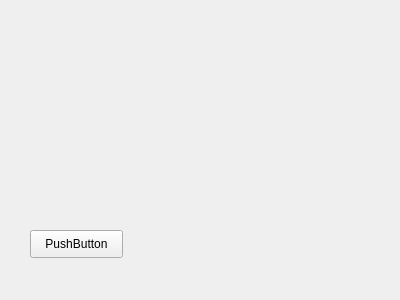
<?xml version="1.0" encoding="UTF-8"?>
<ui version="4.0">
 <class>Form</class>
 <widget class="QWidget" name="Form">
  <property name="geometry">
   <rect>
    <x>0</x>
    <y>0</y>
    <width>400</width>
    <height>300</height>
   </rect>
  </property>
  <property name="minimumSize">
   <size>
    <width>400</width>
    <height>300</height>
   </size>
  </property>
  <property name="maximumSize">
   <size>
    <width>400</width>
    <height>300</height>
   </size>
  </property>
  <property name="windowTitle">
   <string>Form</string>
  </property>
  <widget class="QPushButton" name="pushButton">
   <property name="geometry">
    <rect>
     <x>30</x>
     <y>230</y>
     <width>93</width>
     <height>28</height>
    </rect>
   </property>
   <property name="text">
    <string>PushButton</string>
   </property>
  </widget>
 </widget>
 <resources/>
 <connections/>
</ui>
